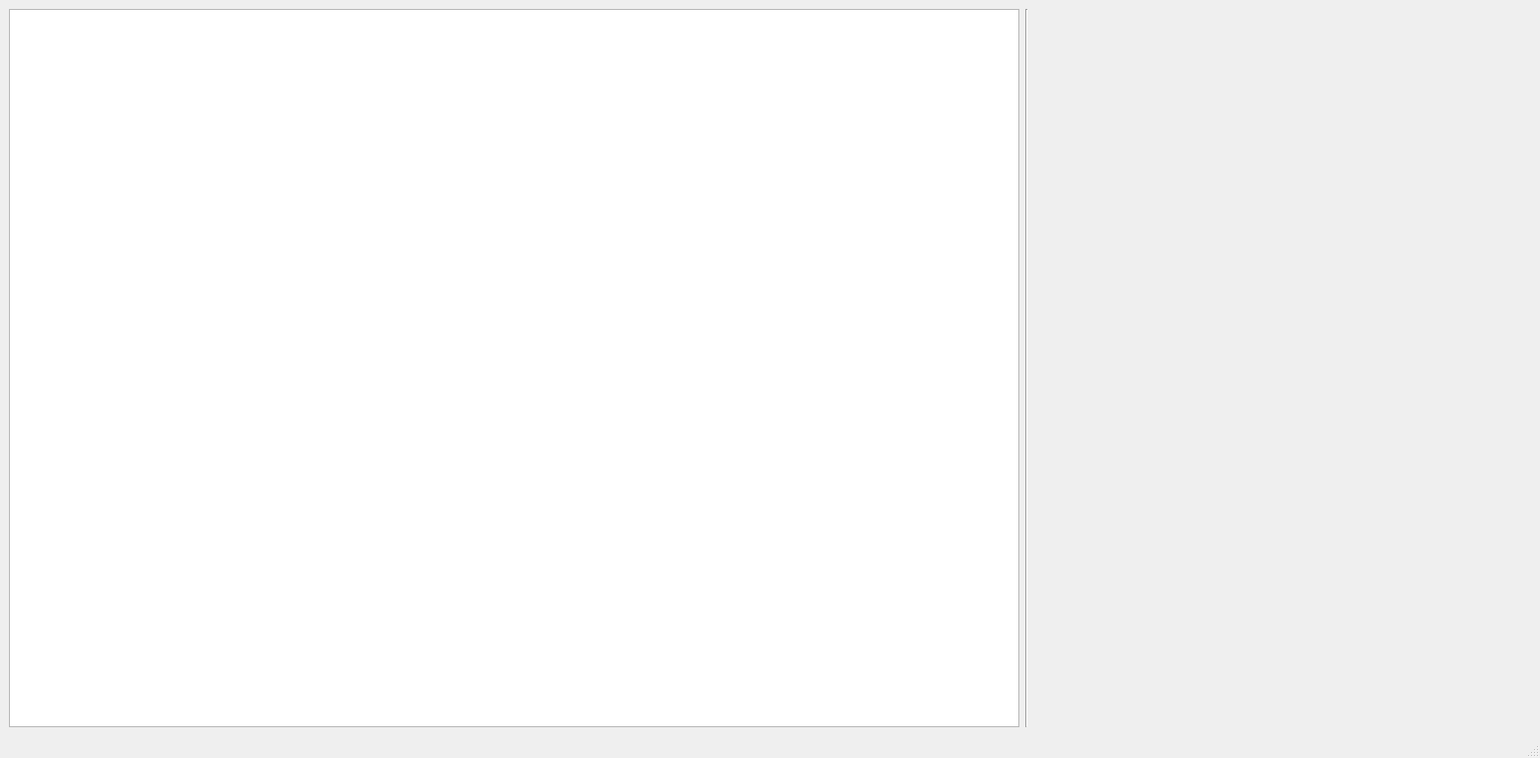
<?xml version="1.0" encoding="UTF-8"?>
<ui version="4.0">
 <class>MainWindow</class>
 <widget class="QMainWindow" name="MainWindow">
  <property name="geometry">
   <rect>
    <x>0</x>
    <y>0</y>
    <width>1550</width>
    <height>763</height>
   </rect>
  </property>
  <property name="windowTitle">
   <string>PID Process</string>
  </property>
  <widget class="QWidget" name="centralwidget">
   <layout class="QHBoxLayout" name="horizontalLayout">
    <item>
     <layout class="QVBoxLayout" name="verticalLayout">
      <item>
       <widget class="QTableView" name="tableView"/>
      </item>
     </layout>
    </item>
    <item>
     <widget class="Line" name="line">
      <property name="orientation">
       <enum>Qt::Orientation::Vertical</enum>
      </property>
     </widget>
    </item>
    <item>
     <widget class="QWidget" name="chartWidget" native="true">
      <property name="minimumSize">
       <size>
        <width>500</width>
        <height>500</height>
       </size>
      </property>
     </widget>
    </item>
   </layout>
  </widget>
  <widget class="QMenuBar" name="menubar">
   <property name="geometry">
    <rect>
     <x>0</x>
     <y>0</y>
     <width>1550</width>
     <height>21</height>
    </rect>
   </property>
  </widget>
  <widget class="QStatusBar" name="statusbar"/>
 </widget>
 <resources/>
 <connections/>
</ui>
